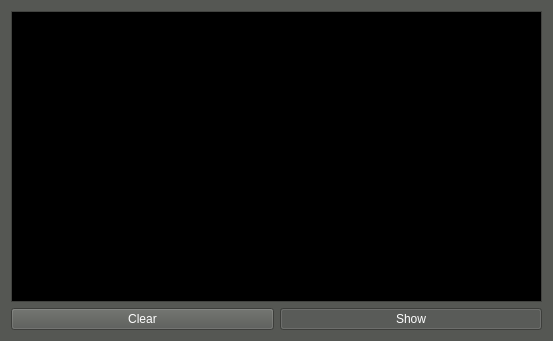
<?xml version="1.0" encoding="UTF-8"?>
<ui version="4.0">
 <class>CommandDebugWindow</class>
 <widget class="QWidget" name="CommandDebugWindow">
  <property name="geometry">
   <rect>
    <x>0</x>
    <y>0</y>
    <width>553</width>
    <height>341</height>
   </rect>
  </property>
  <property name="palette">
   <palette>
    <active>
     <colorrole role="WindowText">
      <brush brushstyle="SolidPattern">
       <color alpha="255">
        <red>255</red>
        <green>255</green>
        <blue>255</blue>
       </color>
      </brush>
     </colorrole>
     <colorrole role="Button">
      <brush brushstyle="SolidPattern">
       <color alpha="255">
        <red>85</red>
        <green>87</green>
        <blue>83</blue>
       </color>
      </brush>
     </colorrole>
     <colorrole role="Light">
      <brush brushstyle="SolidPattern">
       <color alpha="255">
        <red>127</red>
        <green>131</green>
        <blue>124</blue>
       </color>
      </brush>
     </colorrole>
     <colorrole role="Midlight">
      <brush brushstyle="SolidPattern">
       <color alpha="255">
        <red>106</red>
        <green>109</green>
        <blue>103</blue>
       </color>
      </brush>
     </colorrole>
     <colorrole role="Dark">
      <brush brushstyle="SolidPattern">
       <color alpha="255">
        <red>42</red>
        <green>43</green>
        <blue>41</blue>
       </color>
      </brush>
     </colorrole>
     <colorrole role="Mid">
      <brush brushstyle="SolidPattern">
       <color alpha="255">
        <red>56</red>
        <green>58</green>
        <blue>55</blue>
       </color>
      </brush>
     </colorrole>
     <colorrole role="Text">
      <brush brushstyle="SolidPattern">
       <color alpha="255">
        <red>255</red>
        <green>255</green>
        <blue>255</blue>
       </color>
      </brush>
     </colorrole>
     <colorrole role="BrightText">
      <brush brushstyle="SolidPattern">
       <color alpha="255">
        <red>255</red>
        <green>255</green>
        <blue>255</blue>
       </color>
      </brush>
     </colorrole>
     <colorrole role="ButtonText">
      <brush brushstyle="SolidPattern">
       <color alpha="255">
        <red>255</red>
        <green>255</green>
        <blue>255</blue>
       </color>
      </brush>
     </colorrole>
     <colorrole role="Base">
      <brush brushstyle="SolidPattern">
       <color alpha="255">
        <red>0</red>
        <green>0</green>
        <blue>0</blue>
       </color>
      </brush>
     </colorrole>
     <colorrole role="Window">
      <brush brushstyle="SolidPattern">
       <color alpha="255">
        <red>85</red>
        <green>87</green>
        <blue>83</blue>
       </color>
      </brush>
     </colorrole>
     <colorrole role="Shadow">
      <brush brushstyle="SolidPattern">
       <color alpha="255">
        <red>0</red>
        <green>0</green>
        <blue>0</blue>
       </color>
      </brush>
     </colorrole>
     <colorrole role="AlternateBase">
      <brush brushstyle="SolidPattern">
       <color alpha="255">
        <red>42</red>
        <green>43</green>
        <blue>41</blue>
       </color>
      </brush>
     </colorrole>
     <colorrole role="ToolTipBase">
      <brush brushstyle="SolidPattern">
       <color alpha="255">
        <red>255</red>
        <green>255</green>
        <blue>220</blue>
       </color>
      </brush>
     </colorrole>
     <colorrole role="ToolTipText">
      <brush brushstyle="SolidPattern">
       <color alpha="255">
        <red>0</red>
        <green>0</green>
        <blue>0</blue>
       </color>
      </brush>
     </colorrole>
    </active>
    <inactive>
     <colorrole role="WindowText">
      <brush brushstyle="SolidPattern">
       <color alpha="255">
        <red>255</red>
        <green>255</green>
        <blue>255</blue>
       </color>
      </brush>
     </colorrole>
     <colorrole role="Button">
      <brush brushstyle="SolidPattern">
       <color alpha="255">
        <red>85</red>
        <green>87</green>
        <blue>83</blue>
       </color>
      </brush>
     </colorrole>
     <colorrole role="Light">
      <brush brushstyle="SolidPattern">
       <color alpha="255">
        <red>127</red>
        <green>131</green>
        <blue>124</blue>
       </color>
      </brush>
     </colorrole>
     <colorrole role="Midlight">
      <brush brushstyle="SolidPattern">
       <color alpha="255">
        <red>106</red>
        <green>109</green>
        <blue>103</blue>
       </color>
      </brush>
     </colorrole>
     <colorrole role="Dark">
      <brush brushstyle="SolidPattern">
       <color alpha="255">
        <red>42</red>
        <green>43</green>
        <blue>41</blue>
       </color>
      </brush>
     </colorrole>
     <colorrole role="Mid">
      <brush brushstyle="SolidPattern">
       <color alpha="255">
        <red>56</red>
        <green>58</green>
        <blue>55</blue>
       </color>
      </brush>
     </colorrole>
     <colorrole role="Text">
      <brush brushstyle="SolidPattern">
       <color alpha="255">
        <red>255</red>
        <green>255</green>
        <blue>255</blue>
       </color>
      </brush>
     </colorrole>
     <colorrole role="BrightText">
      <brush brushstyle="SolidPattern">
       <color alpha="255">
        <red>255</red>
        <green>255</green>
        <blue>255</blue>
       </color>
      </brush>
     </colorrole>
     <colorrole role="ButtonText">
      <brush brushstyle="SolidPattern">
       <color alpha="255">
        <red>255</red>
        <green>255</green>
        <blue>255</blue>
       </color>
      </brush>
     </colorrole>
     <colorrole role="Base">
      <brush brushstyle="SolidPattern">
       <color alpha="255">
        <red>0</red>
        <green>0</green>
        <blue>0</blue>
       </color>
      </brush>
     </colorrole>
     <colorrole role="Window">
      <brush brushstyle="SolidPattern">
       <color alpha="255">
        <red>85</red>
        <green>87</green>
        <blue>83</blue>
       </color>
      </brush>
     </colorrole>
     <colorrole role="Shadow">
      <brush brushstyle="SolidPattern">
       <color alpha="255">
        <red>0</red>
        <green>0</green>
        <blue>0</blue>
       </color>
      </brush>
     </colorrole>
     <colorrole role="AlternateBase">
      <brush brushstyle="SolidPattern">
       <color alpha="255">
        <red>42</red>
        <green>43</green>
        <blue>41</blue>
       </color>
      </brush>
     </colorrole>
     <colorrole role="ToolTipBase">
      <brush brushstyle="SolidPattern">
       <color alpha="255">
        <red>255</red>
        <green>255</green>
        <blue>220</blue>
       </color>
      </brush>
     </colorrole>
     <colorrole role="ToolTipText">
      <brush brushstyle="SolidPattern">
       <color alpha="255">
        <red>0</red>
        <green>0</green>
        <blue>0</blue>
       </color>
      </brush>
     </colorrole>
    </inactive>
    <disabled>
     <colorrole role="WindowText">
      <brush brushstyle="SolidPattern">
       <color alpha="255">
        <red>42</red>
        <green>43</green>
        <blue>41</blue>
       </color>
      </brush>
     </colorrole>
     <colorrole role="Button">
      <brush brushstyle="SolidPattern">
       <color alpha="255">
        <red>85</red>
        <green>87</green>
        <blue>83</blue>
       </color>
      </brush>
     </colorrole>
     <colorrole role="Light">
      <brush brushstyle="SolidPattern">
       <color alpha="255">
        <red>127</red>
        <green>131</green>
        <blue>124</blue>
       </color>
      </brush>
     </colorrole>
     <colorrole role="Midlight">
      <brush brushstyle="SolidPattern">
       <color alpha="255">
        <red>106</red>
        <green>109</green>
        <blue>103</blue>
       </color>
      </brush>
     </colorrole>
     <colorrole role="Dark">
      <brush brushstyle="SolidPattern">
       <color alpha="255">
        <red>42</red>
        <green>43</green>
        <blue>41</blue>
       </color>
      </brush>
     </colorrole>
     <colorrole role="Mid">
      <brush brushstyle="SolidPattern">
       <color alpha="255">
        <red>56</red>
        <green>58</green>
        <blue>55</blue>
       </color>
      </brush>
     </colorrole>
     <colorrole role="Text">
      <brush brushstyle="SolidPattern">
       <color alpha="255">
        <red>42</red>
        <green>43</green>
        <blue>41</blue>
       </color>
      </brush>
     </colorrole>
     <colorrole role="BrightText">
      <brush brushstyle="SolidPattern">
       <color alpha="255">
        <red>255</red>
        <green>255</green>
        <blue>255</blue>
       </color>
      </brush>
     </colorrole>
     <colorrole role="ButtonText">
      <brush brushstyle="SolidPattern">
       <color alpha="255">
        <red>42</red>
        <green>43</green>
        <blue>41</blue>
       </color>
      </brush>
     </colorrole>
     <colorrole role="Base">
      <brush brushstyle="SolidPattern">
       <color alpha="255">
        <red>85</red>
        <green>87</green>
        <blue>83</blue>
       </color>
      </brush>
     </colorrole>
     <colorrole role="Window">
      <brush brushstyle="SolidPattern">
       <color alpha="255">
        <red>85</red>
        <green>87</green>
        <blue>83</blue>
       </color>
      </brush>
     </colorrole>
     <colorrole role="Shadow">
      <brush brushstyle="SolidPattern">
       <color alpha="255">
        <red>0</red>
        <green>0</green>
        <blue>0</blue>
       </color>
      </brush>
     </colorrole>
     <colorrole role="AlternateBase">
      <brush brushstyle="SolidPattern">
       <color alpha="255">
        <red>85</red>
        <green>87</green>
        <blue>83</blue>
       </color>
      </brush>
     </colorrole>
     <colorrole role="ToolTipBase">
      <brush brushstyle="SolidPattern">
       <color alpha="255">
        <red>255</red>
        <green>255</green>
        <blue>220</blue>
       </color>
      </brush>
     </colorrole>
     <colorrole role="ToolTipText">
      <brush brushstyle="SolidPattern">
       <color alpha="255">
        <red>0</red>
        <green>0</green>
        <blue>0</blue>
       </color>
      </brush>
     </colorrole>
    </disabled>
   </palette>
  </property>
  <property name="windowTitle">
   <string>AT*Commands</string>
  </property>
  <layout class="QVBoxLayout" name="verticalLayout">
   <item>
    <widget class="QPlainTextEdit" name="textCommandDebug">
     <property name="readOnly">
      <bool>true</bool>
     </property>
     <property name="plainText">
      <string/>
     </property>
    </widget>
   </item>
   <item>
    <widget class="QWidget" name="widget" native="true">
     <layout class="QHBoxLayout" name="horizontalLayout">
      <property name="leftMargin">
       <number>0</number>
      </property>
      <property name="topMargin">
       <number>0</number>
      </property>
      <property name="rightMargin">
       <number>0</number>
      </property>
      <property name="bottomMargin">
       <number>0</number>
      </property>
      <item>
       <widget class="QPushButton" name="buttonCommandDebugClear">
        <property name="text">
         <string>Clear</string>
        </property>
       </widget>
      </item>
      <item>
       <widget class="QPushButton" name="buttonCommandStop">
        <property name="text">
         <string>Show</string>
        </property>
        <property name="checkable">
         <bool>true</bool>
        </property>
        <property name="checked">
         <bool>true</bool>
        </property>
       </widget>
      </item>
     </layout>
    </widget>
   </item>
  </layout>
 </widget>
 <resources/>
 <connections>
  <connection>
   <sender>buttonCommandDebugClear</sender>
   <signal>clicked()</signal>
   <receiver>textCommandDebug</receiver>
   <slot>clear()</slot>
   <hints>
    <hint type="sourcelabel">
     <x>141</x>
     <y>275</y>
    </hint>
    <hint type="destinationlabel">
     <x>146</x>
     <y>231</y>
    </hint>
   </hints>
  </connection>
 </connections>
</ui>
